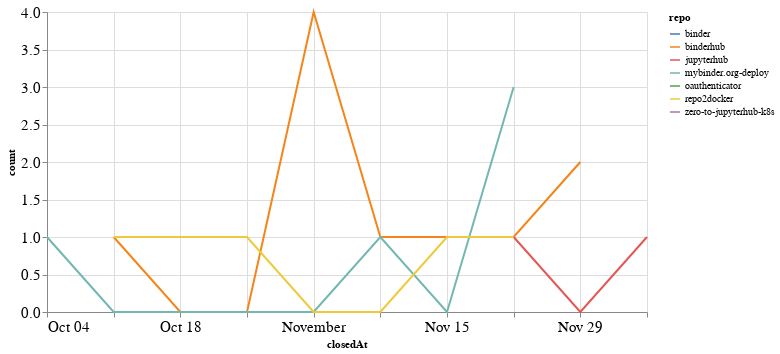

Notebook code for this chart:
### Code cell
closed_by_time = closed_by.groupby('repo').resample('W', on='closedAt').count()['author'].reset_index()
closed_by_time = closed_by_time.rename(columns={'author': 'count'})

alt.Chart(closed_by_time, width=600).mark_line().encode(
    x='closedAt',
    y='count',
    color='repo',
    tooltip="repo"
)

### Figure 1 — Vega-Lite specification as saved in the notebook (floating-point values rounded to 4 significant figures)
{"config": {"axisLeft": {"labelFontSize": 15}, "axisBottom": {"labelFontSize": 15}}, "data": {"name": "data-9d6bf1c97b49299104730203c3a2a296"}, "mark": "line", "encoding": {"color": {"type": "nominal", "field": "repo"}, "tooltip": {"type": "nominal", "field": "repo"}, "x": {"type": "temporal", "field": "closedAt"}, "y": {"type": "quantitative", "field": "count"}}, "width": 600, "$schema": "https://vega.github.io/schema/vega-lite/v4.8.1.json", "datasets": {"data-9d6bf1c97b49299104730203c3a2a296": [{"repo": "binder", "closedAt": "2020-11-15T00:00:00", "count": 1}, {"repo": "binderhub", "closedAt": "2020-10-11T00:00:00", "count": 1}, {"repo": "binderhub", "closedAt": "2020-10-18T00:00:00", "count": 0}, {"repo": "binderhub", "closedAt": "2020-10-25T00:00:00", "count": 0}, {"repo": "binderhub", "closedAt": "2020-11-01T00:00:00", "count": 4}, {"repo": "binderhub", "closedAt": "2020-11-08T00:00:00", "count": 1}, {"repo": "binderhub", "closedAt": "2020-11-15T00:00:00", "count": 1}, {"repo": "binderhub", "closedAt": "2020-11-22T00:00:00", "count": 1}, {"repo": "binderhub", "closedAt": "2020-11-29T00:00:00", "count": 2}, {"repo": "jupyterhub", "closedAt": "2020-11-22T00:00:00", "count": 1}, {"repo": "jupyterhub", "closedAt": "2020-11-29T00:00:00", "count": 0}, {"repo": "jupyterhub", "closedAt": "2020-12-06T00:00:00", "count": 1}, {"repo": "mybinder.org-deploy", "closedAt": "2020-10-04T00:00:00", "count": 1}, {"repo": "mybinder.org-deploy", "closedAt": "2020-10-11T00:00:00", "count": 0}, {"repo": "mybinder.org-deploy", "closedAt": "2020-10-18T00:00:00", "count": 0}, {"repo": "mybinder.org-deploy", "closedAt": "2020-10-25T00:00:00", "count": 0}, {"repo": "mybinder.org-deploy", "closedAt": "2020-11-01T00:00:00", "count": 0}, {"repo": "mybinder.org-deploy", "closedAt": "2020-11-08T00:00:00", "count": 1}, {"repo": "mybinder.org-deploy", "closedAt": "2020-11-15T00:00:00", "count": 0}, {"repo": "mybinder.org-deploy", "closedAt": "2020-11-22T00:00:00", "count": 3}, {"repo": "oauthenticator", "closedAt": "2020-11-22T00:00:00", "count": 1}, {"repo": "repo2docker", "closedAt": "2020-10-11T00:00:00", "count": 1}, {"repo": "repo2docker", "closedAt": "2020-10-18T00:00:00", "count": 1}, {"repo": "repo2docker", "closedAt": "2020-10-25T00:00:00", "count": 1}, {"repo": "repo2docker", "closedAt": "2020-11-01T00:00:00", "count": 0}, {"repo": "repo2docker", "closedAt": "2020-11-08T00:00:00", "count": 0}, {"repo": "repo2docker", "closedAt": "2020-11-15T00:00:00", "count": 1}, {"repo": "repo2docker", "closedAt": "2020-11-22T00:00:00", "count": 1}, {"repo": "zero-to-jupyterhub-k8s", "closedAt": "2020-10-18T00:00:00", "count": 1}]}}
